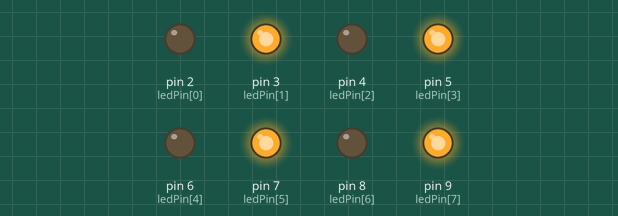
Recording of a sketch running on a simulated Arduino Uno, built with avr-gcc and run on an emulated ATmega328P. On the bench: output pins drawn as LEDs (lit = HIGH).

Above: at 0.1 s.
At 1.3 s:
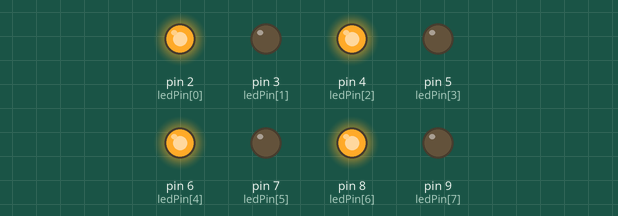
At 2.7 s:
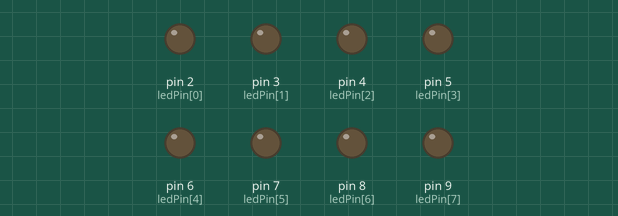
Timing chart, 0 to 3.0 s (numbered marks = the images above):
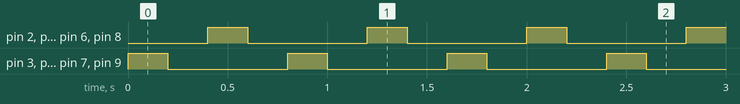

The sketch:

21022008_NguyenHuuTho_Tuan1_bai5_d_.ino
```cpp
byte ledPin[] = {2,3,4,5,6,7,8,9};
byte pinCount;
int i;
void setup() {
  pinCount = sizeof(ledPin);
  for(i=0;i<pinCount;i++){
    pinMode(ledPin[i], OUTPUT);
    digitalWrite(ledPin[i], LOW);
  }
}

void loop() {
  for(i=0; i<=pinCount; i++){
    if(i%2!=0){
      digitalWrite(ledPin[i], HIGH);
    }
  }
  delay(200);

  for(i=0; i<=pinCount; i++){
    digitalWrite(ledPin[i], LOW);
  };
  delay(200);

  for(i=0; i<=pinCount; i++){
    if(i%2==0){
      digitalWrite(ledPin[i], HIGH);
    }
  }
  delay(200);

  for(i=0; i<=pinCount; i++){
    digitalWrite(ledPin[i], LOW);
  };
  delay(200);
}
```

Measured:
- by itself, pin 2 (ledPin[0]), pin 3 (ledPin[1]), pin 4 (ledPin[2]), pin 5 (ledPin[3]), pin 6 (ledPin[4]), pin 7 (ledPin[5]), pin 8 (ledPin[6]), pin 9 (ledPin[7]): alternates HIGH for 0.20 s and LOW for 0.60 s
- by itself, everything shown: repeats every 0.80 s, in 4 steps
